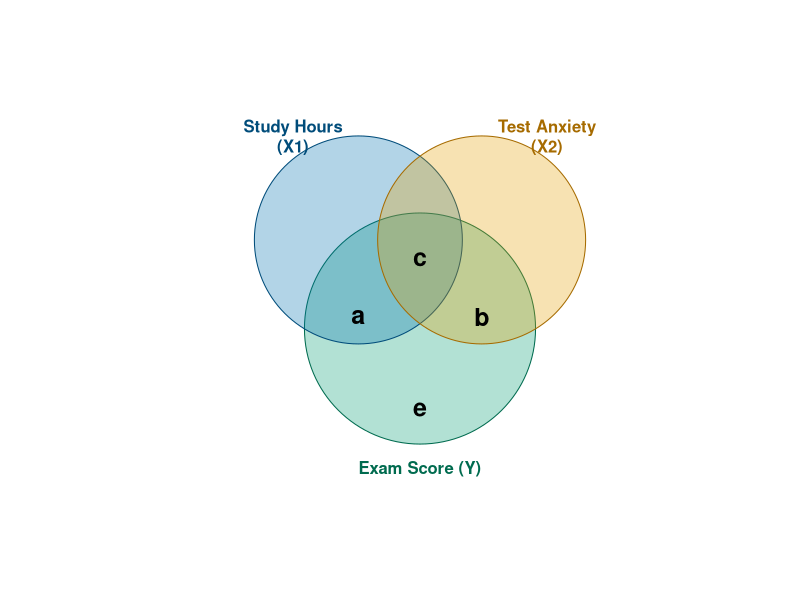
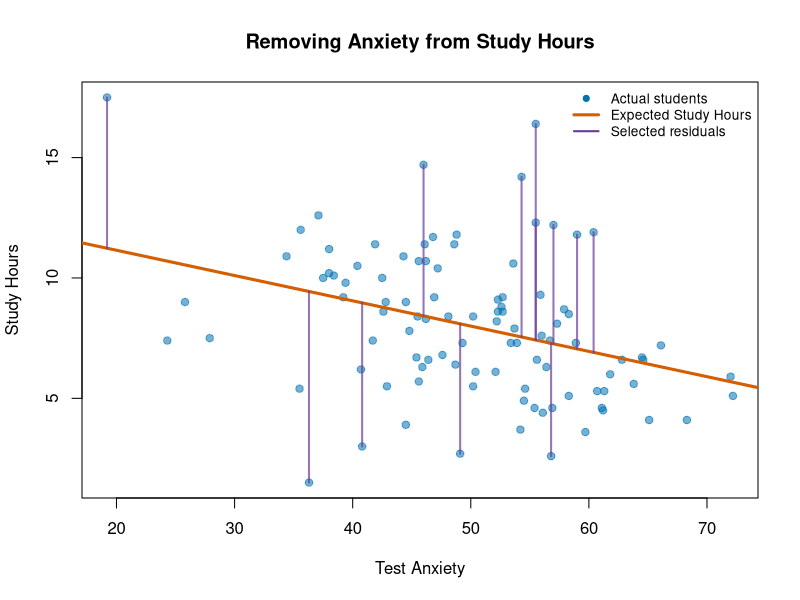
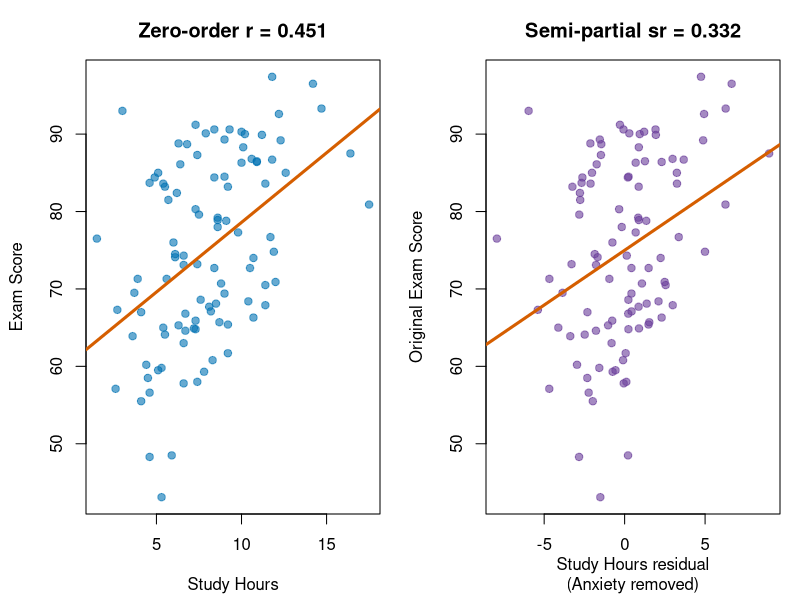
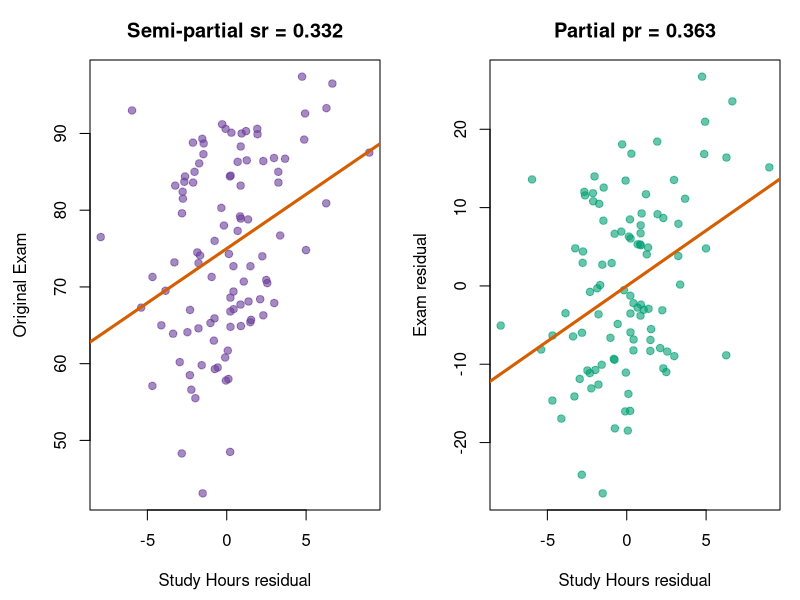

Recreate these plots in R, in order.
## ---- chunk 1
knitr::opts_chunk$set(
  echo = TRUE,
  message = FALSE,
  warning = FALSE,
  fig.align = "center",
  fig.width = 7,
  fig.height = 4.5
)
## ---- chunk 2
library(MASS)

set.seed(42)

n   <- 100
rY1 <-  0.45  # Study Hours with Exam Score
rY2 <- -0.40  # Test Anxiety with Exam Score
r12 <- -0.35  # Study Hours with Test Anxiety

Sigma <- matrix(c(
   1,   rY1, rY2,
  rY1,   1,  r12,
  rY2,  r12,  1
), ncol = 3)

raw <- as.data.frame(
  mvrnorm(
    n,
    mu = c(0, 0, 0),
    Sigma = Sigma,
    empirical = TRUE
  )
)

colnames(raw) <- c("Exam", "StudyHours", "Anxiety")

dat <- data.frame(
  Exam       = round(raw$Exam * 12 + 75, 1),
  StudyHours = round(raw$StudyHours * 3 + 8, 1),
  Anxiety    = round(raw$Anxiety * 10 + 50, 1)
)
## ---- chunk 3
round(cor(dat[c("StudyHours", "Anxiety", "Exam")]), 2)
## ---- chunk 4
#| echo: false
#| fig-width: 6.5
#| fig-height: 5.5
#| fig-cap: "A Ballantine for Study Hours, Test Anxiety, and Exam Score. The areas are conceptual, not drawn to scale."
#| fig-alt: "Three overlapping circles. Study Hours sits upper left in blue, Test Anxiety upper right in orange, and Exam Score below and between them in green. Region a is where Study Hours overlaps Exam Score alone, region b is where Test Anxiety overlaps Exam Score alone, region c is where all three overlap, and region e is the part of the Exam Score circle no predictor touches."

plot.new()
plot.window(xlim = c(0, 1), ylim = c(0, 1), asp = 1)

symbols(
  x = c(0.50, 0.34, 0.66),
  y = c(0.40, 0.63, 0.63),
  circles = c(0.30, 0.27, 0.27),
  inches = FALSE,
  add = TRUE,
  bg = c(
    adjustcolor("#009E73", alpha.f = 0.30),
    adjustcolor("#0072B2", alpha.f = 0.30),
    adjustcolor("#E69F00", alpha.f = 0.30)
  ),
  fg = c("#006B4F", "#004C7A", "#A66B00")
)

text(0.17, 0.90, "Study Hours\n(X1)", font = 2, col = "#004C7A")
text(0.83, 0.90, "Test Anxiety\n(X2)", font = 2, col = "#A66B00")
text(0.50, 0.035, "Exam Score (Y)", font = 2, col = "#006B4F")

text(0.34, 0.43, "a", cex = 1.5, font = 2)
text(0.66, 0.43, "b", cex = 1.5, font = 2)
text(0.50, 0.58, "c", cex = 1.5, font = 2)
text(0.50, 0.19, "e", cex = 1.5, font = 2)
## ---- chunk 5
study_from_anxiety <- lm(StudyHours ~ Anxiety, data = dat)
summary(study_from_anxiety)

dat$ExpectedStudy <- fitted(study_from_anxiety)
dat$StudyResidual <- residuals(study_from_anxiety)
## ---- chunk 6
alex_anxiety <- 60
alex_actual_study <- 10
alex_actual_exam <- 78

alex_expected_study <- unname(
  predict(study_from_anxiety, newdata = data.frame(Anxiety = alex_anxiety))
)

alex_study_residual <- alex_actual_study - alex_expected_study

alex_table <- data.frame(
  Anxiety = alex_anxiety,
  Expected_Study = round(alex_expected_study, 1),
  Actual_Study = alex_actual_study,
  Study_Residual = round(alex_study_residual, 1)
)

knitr::kable(alex_table)
## ---- chunk 7
#| echo: false
#| fig-cap: "Study Hours predicted from Test Anxiety. Selected vertical lines show residuals: the distance between each student's actual and expected Study Hours."
#| fig-alt: "Scatterplot of Test Anxiety on the x axis against Study Hours on the y axis, with a downward-sloping orange regression line through a loose blue cloud of 100 students. Twelve purple vertical segments connect the most extreme points to the line, showing how far each of those students studied above or below what their anxiety score predicted."

plot(
  dat$Anxiety,
  dat$StudyHours,
  pch = 19,
  col = adjustcolor("#0072B2", alpha.f = 0.55),
  xlab = "Test Anxiety",
  ylab = "Study Hours",
  main = "Removing Anxiety from Study Hours"
)

abline(study_from_anxiety, col = "#D55E00", lwd = 3)

selected <- order(abs(dat$StudyResidual), decreasing = TRUE)[1:12]
segments(
  x0 = dat$Anxiety[selected],
  y0 = dat$ExpectedStudy[selected],
  x1 = dat$Anxiety[selected],
  y1 = dat$StudyHours[selected],
  col = adjustcolor("#6A3D9A", alpha.f = 0.70),
  lwd = 2
)

legend(
  "topright",
  legend = c("Actual students", "Expected Study Hours", "Selected residuals"),
  col = c("#0072B2", "#D55E00", "#6A3D9A"),
  pch = c(19, NA, NA),
  lty = c(NA, 1, 1),
  lwd = c(NA, 3, 2),
  bty = "n",
  cex = 0.82
)
## ---- chunk 8
cor(dat$Anxiety, dat$StudyResidual)
## ---- chunk 9
sr_study <- cor(dat$Exam, dat$StudyResidual)
sr_study
## ---- chunk 10
#| echo: false
#| fig-width: 8.5
#| fig-height: 4.3
#| fig-cap: "Left: the zero-order Study Hours–Exam Score relationship. Right: the semi-partial relationship after removing Anxiety from Study Hours only."
#| fig-alt: "Two scatterplots side by side, each with an orange upward-sloping fit line. The left plot puts raw Study Hours on the x axis against Exam Score. The right plot replaces the x axis with the Study Hours residual after Anxiety is removed, while the y axis stays the original Exam Score. The right cloud is centred on zero and its slope is visibly shallower."

par(mfrow = c(1, 2), mar = c(4.3, 4.3, 3, 1))

plot(
  dat$StudyHours,
  dat$Exam,
  pch = 19,
  col = adjustcolor("#0072B2", alpha.f = 0.60),
  xlab = "Study Hours",
  ylab = "Exam Score",
  main = paste0("Zero-order r = ", round(cor(dat$StudyHours, dat$Exam), 3))
)
abline(lm(Exam ~ StudyHours, data = dat), col = "#D55E00", lwd = 3)

plot(
  dat$StudyResidual,
  dat$Exam,
  pch = 19,
  col = adjustcolor("#6A3D9A", alpha.f = 0.60),
  xlab = "Study Hours residual\n(Anxiety removed)",
  ylab = "Original Exam Score",
  main = paste0("Semi-partial sr = ", round(sr_study, 3))
)
abline(lm(Exam ~ StudyResidual, data = dat), col = "#D55E00", lwd = 3)
## ---- chunk 11
sr2_study <- sr_study^2
sr2_study
## ---- chunk 12
anxiety_model <- lm(Exam ~ Anxiety, data = dat)
full_model <- lm(Exam ~ Anxiety + StudyHours, data = dat)

r2_anxiety <- summary(anxiety_model)$r.squared
r2_full <- summary(full_model)$r.squared
delta_r2_study <- r2_full - r2_anxiety

data.frame(
  Quantity = c(
    "R-squared: Anxiety only",
    "R-squared: Anxiety + Study Hours",
    "Change in R-squared",
    "Squared semi-partial correlation"
  ),
  Value = round(c(r2_anxiety, r2_full, delta_r2_study, sr2_study), 3)
)
## ---- chunk 13
anova(anxiety_model, full_model)
## ---- chunk 14
exam_from_anxiety <- lm(Exam ~ Anxiety, data = dat)
dat$ExpectedExam <- fitted(exam_from_anxiety)
dat$ExamResidual <- residuals(exam_from_anxiety)

pr_study <- cor(dat$StudyResidual, dat$ExamResidual)
pr_study
## ---- chunk 15
#| echo: false
#| fig-width: 9.5
#| fig-height: 4.3
#| fig-cap: "Semi-partial correlation leaves Exam Score untouched. Partial correlation removes Anxiety from both Study Hours and Exam Score."
#| fig-alt: "Two scatterplots side by side, both with the Study Hours residual on the x axis and an orange fit line. The left plot keeps the original Exam Score on the y axis and is labelled with the semi-partial correlation. The right plot uses the Exam Score residual instead and is labelled with the larger partial correlation. Both point clouds tilt the same way; the right one is more tightly gathered around its line because the anxiety-related spread has been taken out of the y axis too."

par(mfrow = c(1, 2), mar = c(4.5, 4.5, 3, 1))

plot(
  dat$StudyResidual,
  dat$Exam,
  pch = 19,
  col = adjustcolor("#6A3D9A", alpha.f = 0.60),
  xlab = "Study Hours residual",
  ylab = "Original Exam",
  main = paste0("Semi-partial sr = ", round(sr_study, 3))
)
abline(lm(Exam ~ StudyResidual, data = dat), col = "#D55E00", lwd = 3)

plot(
  dat$StudyResidual,
  dat$ExamResidual,
  pch = 19,
  col = adjustcolor("#009E73", alpha.f = 0.60),
  xlab = "Study Hours residual",
  ylab = "Exam residual",
  main = paste0("Partial pr = ", round(pr_study, 3))
)
abline(lm(ExamResidual ~ StudyResidual, data = dat), col = "#D55E00", lwd = 3)
## ---- chunk 16
pr2_study <- pr_study^2
pr2_study
## ---- chunk 17
r_y1 <- cor(dat$Exam, dat$StudyHours)
r_y2 <- cor(dat$Exam, dat$Anxiety)
r_12 <- cor(dat$StudyHours, dat$Anxiety)

sr_formula <- (r_y1 - r_y2 * r_12) / sqrt(1 - r_12^2)

pr_formula <- (r_y1 - r_y2 * r_12) /
  sqrt((1 - r_y2^2) * (1 - r_12^2))

round(c(
  Residual_sr = sr_study,
  Formula_sr = sr_formula,
  Residual_pr = pr_study,
  Formula_pr = pr_formula
), 3)
## ---- chunk 18
semipartial_lm <- lm(Exam ~ StudyResidual, data = dat)
partial_lm <- lm(ExamResidual ~ StudyResidual, data = dat)

round(c(
  Full_multiple_regression = coef(full_model)["StudyHours"],
  Original_Y_on_residualized_X = coef(semipartial_lm)["StudyResidual"],
  Residualized_Y_on_residualized_X = coef(partial_lm)["StudyResidual"]
), 6)
## ---- chunk 19
dat_z <- as.data.frame(scale(dat[c("Exam", "StudyHours", "Anxiety")]))
standardized_model <- lm(Exam ~ StudyHours + Anxiety, data = dat_z)
beta_study <- coef(standardized_model)["StudyHours"]
## ---- chunk 20
comparison <- data.frame(
  Quantity = c(
    "Zero-order correlation (r)",
    "Standardized regression slope (beta)",
    "Semi-partial correlation (sr)",
    "Partial correlation (pr)",
    "Squared semi-partial (sr-squared)",
    "Squared partial (pr-squared)"
  ),
  Value = round(c(
    r_y1,
    beta_study,
    sr_study,
    pr_study,
    sr2_study,
    pr2_study
  ), 3),
  Meaning = c(
    "Uncontrolled Study Hours-Exam association",
    "Conditional slope in standard-deviation units",
    "Unique Study association scaled by total Exam variance",
    "Unique Study association scaled by remaining Exam variance",
    "Unique contribution to total Exam variance; change in R-squared",
    "Proportion of residual Exam variance associated with Study"
  )
)

knitr::kable(comparison)
